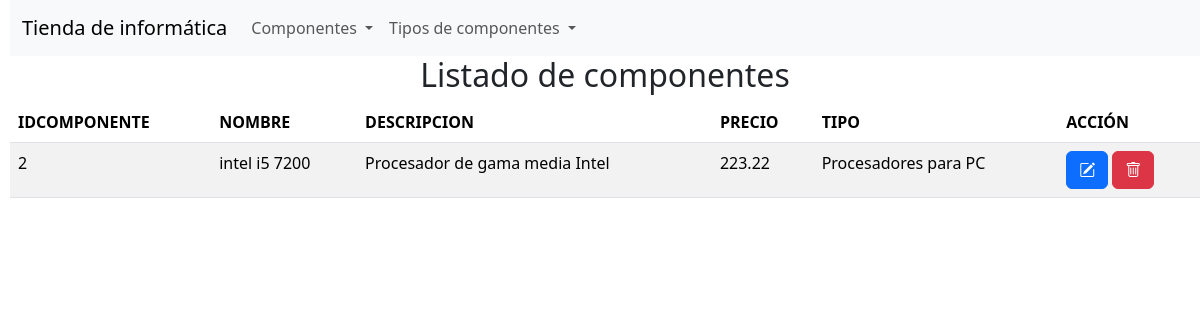
/listado_componentes.php?lstTipo=2, run on the app's committed database.
### tables this page shows
CREATE TABLE `componente` (
  `idcomponente` int(4) NOT NULL,
  `nombre` varchar(25) NOT NULL,
  `descripcion` varchar(200) NOT NULL,
  `precio` decimal(8,2) NOT NULL,
  `idtipo` int(3) NOT NULL
);

CREATE TABLE `tipo` (
  `idtipo` int(3) NOT NULL,
  `tipo` varchar(20) NOT NULL,
  `descripcion` varchar(150) NOT NULL
);

### listado_componentes.php (the view, shortened to what this page needs)
<?php
$conexion = obtenerConexion();
if (isset($_GET['lstTipo'])) {
    $idtipo = $_GET['lstTipo'];
    $sql = "SELECT c.*, p.descripcion AS tipodesc FROM componente c, tipo p
WHERE c.idtipo = p.idtipo AND p.idtipo = $idtipo ORDER BY idcomponente ASC;";
} else if (isset($_GET['txtPrecioMin']) && isset($_GET['txtPrecioMax']) ) {
    $precio_min = $_GET['txtPrecioMin'];
    $precio_max = $_GET['txtPrecioMax'];
    $sql = "SELECT c.*, p.descripcion AS tipodesc
    FROM componente c, tipo p
    WHERE c.idtipo = p.idtipo
    AND c.precio BETWEEN $precio_min AND $precio_max
    ORDER BY idcomponente ASC;";
} else {
    $sql = "SELECT c.*, p.descripcion AS tipodesc FROM componente c, tipo p
    WHERE c.idtipo = p.idtipo ORDER BY idcomponente ASC;";
}
$resultado = mysqli_query($conexion, $sql);
$mensaje = "<h2 class='text-center'>Listado de componentes</h2>";
$mensaje .= "<table class='table table-striped'>";
$mensaje .= "<thead><tr><th>IDCOMPONENTE</th><th>NOMBRE</th><th>DESCRIPCION</th><th>PRECIO</th><th>TIPO</th><th>ACCIÓN</th></tr></thead>";
$mensaje .= "<tbody>";
while ($fila = mysqli_fetch_assoc($resultado)) {
    $mensaje .= "<tr><td>" . $fila['idcomponente'] . "</td>";
    $mensaje .= "<td>" . $fila['nombre'] . "</td>";
    $mensaje .= "<td>" . $fila['descripcion'] . "</td>";
    $mensaje .= "<td>" . $fila['precio'] . "</td>";
    $mensaje .= "<td>" . $fila['tipodesc'] . "</td>";
    $mensaje .= "<td><form class='d-inline me-1' action='editar_componente.php' method='post'>";
    $mensaje .= "<input type='hidden' name='componente' value='" . htmlspecialchars(json_encode($fila),ENT_QUOTES) . "' />";
    $mensaje .= "<button name='Editar' class='btn btn-primary'><i class='bi bi-pencil-square'></i></button></form>";
    $mensaje .= "<form class='d-inline' action='proceso_borrar_componente.php' method='post'>";
    $mensaje .= "<input type='hidden' name='idcomponente' value='" . $fila['idcomponente']  . "' />";
    $mensaje .= "<button name='Borrar' class='btn btn-danger'><i class='bi bi-trash'></i></button></form>";
    $mensaje .= "</td></tr>";
}
$mensaje .= "</tbody></table>";
echo $mensaje;

### data on the page
componente: idcomponente "2", nombre "intel i5 7200", descripcion "Procesador de gama media Intel", precio "223.22", idtipo.descripcion "Procesadores para PC"
